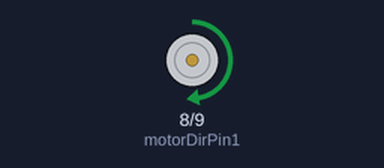
Recording of a sketch running on a simulated Arduino Uno, built with avr-gcc and run on an emulated ATmega328P. Shown: motor-driver pin pairs drawn as motors (green arrow = first pin HIGH = forward, orange = second pin HIGH = backward, longer = more drive, scaled by the enable pin).

Above: at 0.15 s.
Timing chart, 0 to 3.0 s (numbered marks = the images above):
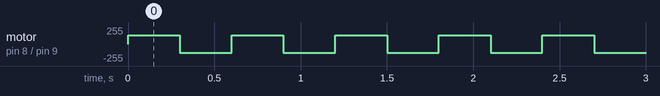

Measured:
- by itself, motor on pin 8 (motorDirPin1) / pin 9 (motorDirPin2): alternates forward 128/255 for 0.30 s and backward 128/255 for 0.30 s

The sketch:

3_1_Motor_Driver1.ino
```cpp
const int motorPWMPin = 6; // L298 Input ENA
const int motorDirPin1 = 8; // L298 Input 1
const int motorDirPin2 = 9; // L298 Input 2

void setup() {
  // put your setup code here, to run once:
  pinMode(motorDirPin1, OUTPUT);
  pinMode(motorDirPin2, OUTPUT);
  Serial.begin(115200);
}

void loop() {
  // put your main code here, to run repeatedly:
  digitalWrite(motorDirPin1, HIGH);
  digitalWrite(motorDirPin2, LOW);
  analogWrite(motorPWMPin, 128);
  delay(300);
  digitalWrite(motorDirPin2, HIGH);
  digitalWrite(motorDirPin1, LOW);
  analogWrite(motorPWMPin, 128);
  delay(300);
}
```
